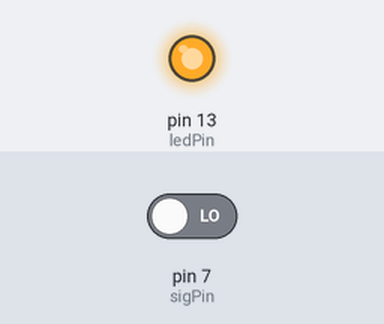
The sketch below on a simulated Arduino Uno, built with avr-gcc and run on an emulated ATmega328P. Shown: output pins drawn as LEDs (lit = HIGH). The test bench sets the inputs (shaded band); at power-on: pin 7 (sigPin) LOW.

Above: at 1.2 s.
1.3 s: pin 7 (sigPin) driven HIGH
At 2.4 s:
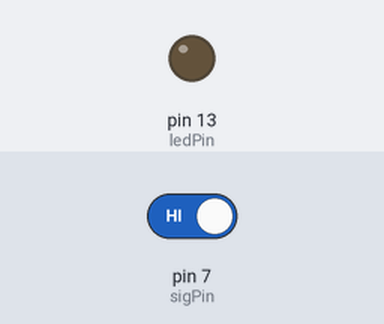
2.8 s: pin 7 (sigPin) driven LOW
At 3.5 s:
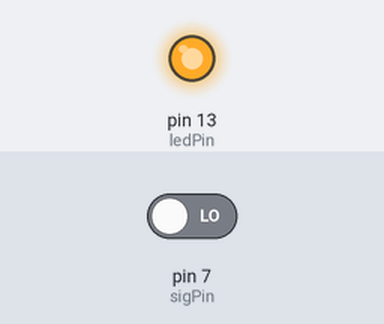
Timing chart, 0 to 5.8 s (numbered marks = the images above; inputs shaded):
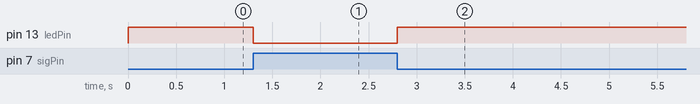

Measured:
- after the input at 1.3 s, pin 13 (ledPin): HIGH → LOW at once
- after the input at 2.8 s, pin 13 (ledPin): LOW → HIGH at once

The sketch:

ganhuang.ino
```cpp
const int sigPin = 7;
const int ledPin = 13;

void setup() {
  pinMode(sigPin, INPUT);
  pinMode(ledPin, OUTPUT);
  Serial.begin(9600);

}

void loop() {
  boolean Value = digitalRead(sigPin);
  if (Value == HIGH)
    digitalWrite(ledPin, LOW);
  else
    digitalWrite(ledPin, HIGH);
}
```
